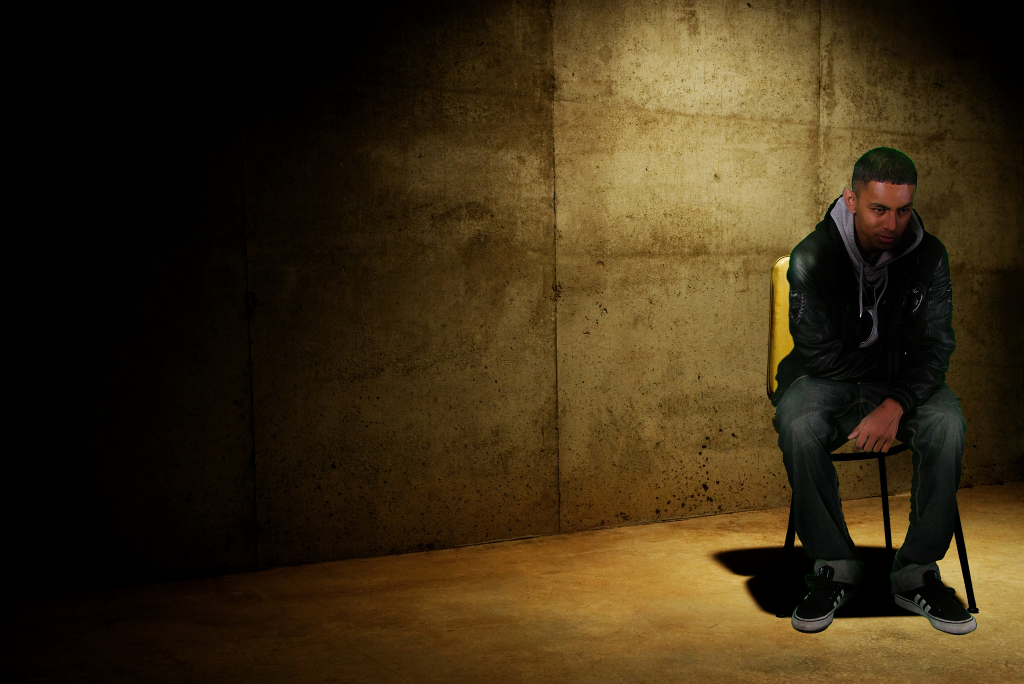
#> input picture forensics/preprocess_data/test/dft_test.jpg, 2048 x 1367 px, found by its file name (shown at 1/2 size)
$ python dft_visualize.py
#> lines starting #> are read from the running program, lines starting #| are printed output that depends on the picture
import cv2
import numpy as np
import matplotlib.pyplot as plt
import sys, os
import os.path as osp

img_path = "test/dft_test.jpg"
img = cv2.imread(osp.join(osp.dirname(__file__), img_path), flags=0)
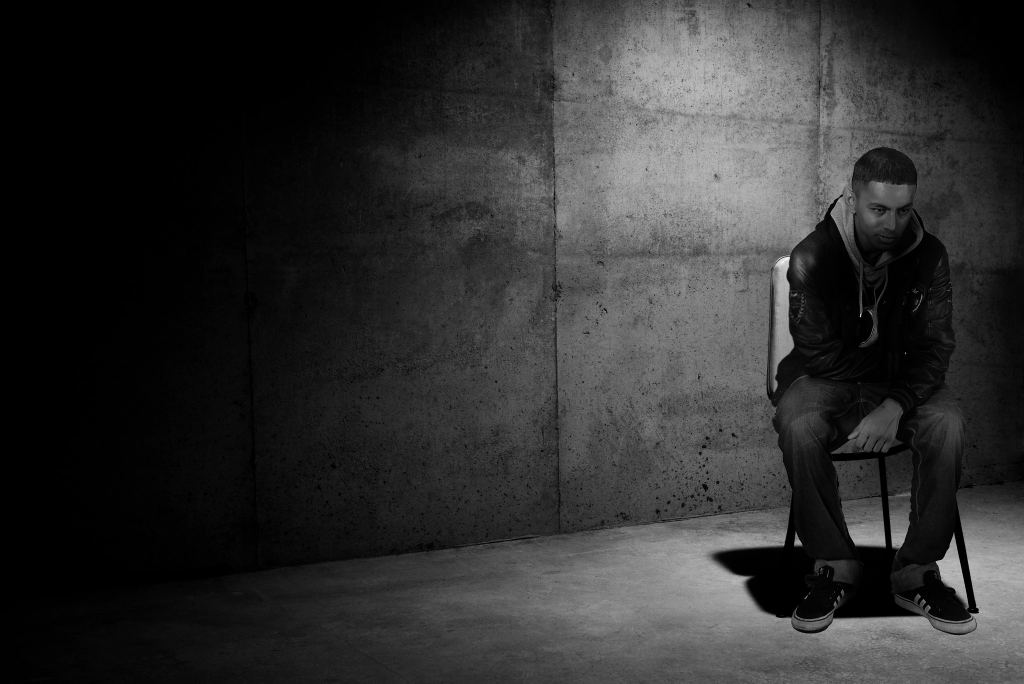
#> img: shape (1367, 2048) (shown at 1/2 size); min 0, max 255, mean 46.5

# DFT image:
# @param: src: cần chuyển image sang float, flags=DFT_COMPLEX_OUTPUT để trả về kết quả là ma trận DFT cả real và imaginary
# @return: [H, W, 2] (2: real và imaginary)
dft = cv2.dft(np.float32(img), flags=cv2.DFT_COMPLEX_OUTPUT)

# Chú ý rằng theo công thức: X_{k, l} = sigma_{n=0}{W-1}sigma_{m=0}{H-1} x_{n, m}. e^[-i*2pi*(k*n/W + l*m/H)]
# Điểm (k, l) trên ảnh spectrum (trên miền tần số) sẽ là:
# tổng hợp các thành phần tần số (k*n/W + l*m/H) với n, m chạy từ 0->W-1, 0->H-1
# nên tại (k, l) càng bé (ví dụ top-left) thì tần số sẽ là 0
# càng ra xa dần thì tần số sẽ càng lớn
# Cho nên: ta mong muốn transform spectrum image này sao cho ở tâm ảnh tần số càng bé (ví dụ 0)
# càng ra xa dần tần số càng lớn
# => np.fft.shift
dft_shift = np.fft.fftshift(dft)

# Cộng với 1 lượng epsilon để có thể tính log:
dft_shift += 1e-5

# dft_shift vẫn đang là complex => Ta tìm biên độ của phổ của ảnh:
magnitude_spectrum_1 = cv2.magnitude(dft_shift[:,:,0], dft_shift[:, :, 1])
magnitude_spectrum_2 = 2000 * np.log(cv2.magnitude(dft_shift[:,:,0], dft_shift[:, :, 1]))
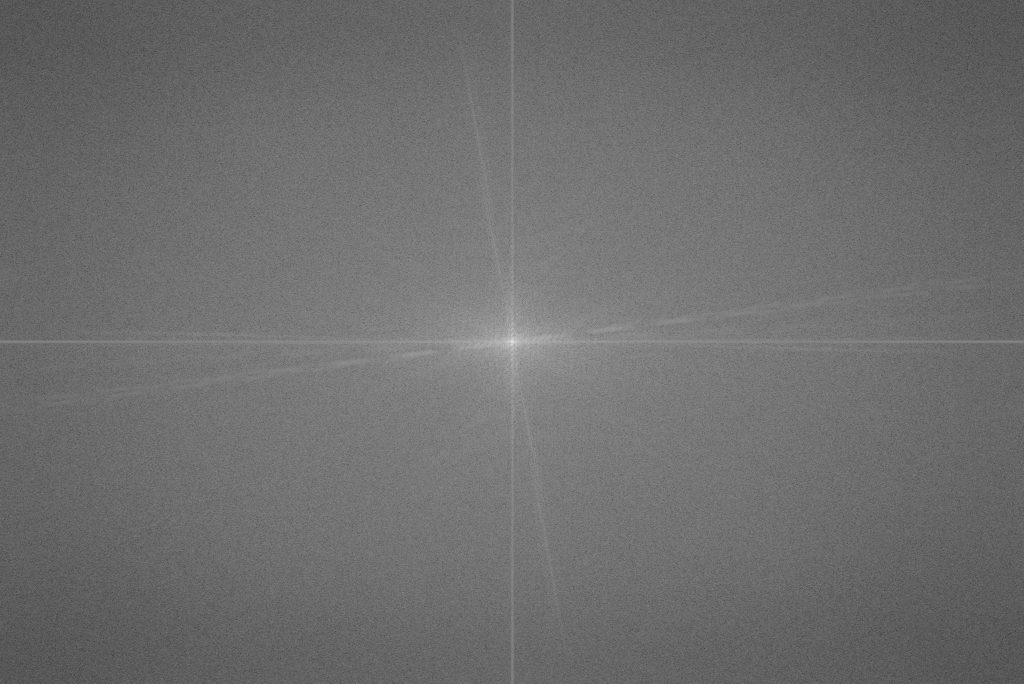
#> magnitude_spectrum_2: shape (1367, 2048) float32 (shown at 1/2 size); min 2004, max 37368, mean 17307.7; drawn with min black and max white

plt.subplot(1, 3, 1)
plt.imshow(img, cmap="gray")
plt.title("Original image")
plt.subplot(1, 3, 2)
plt.imshow(magnitude_spectrum_1, cmap="gray")
plt.title('Spectrum image 1')
plt.subplot(1, 3, 3)
plt.imshow(magnitude_spectrum_2, cmap="gray")
plt.title('Spectrum image 2')
plt.savefig(osp.join(osp.dirname(__file__), "test/DFT_image.png"), dpi=300, bbox_inches="tight")
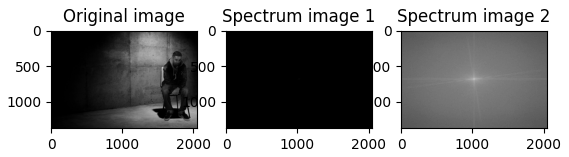
#> figure drawn by matplotlib, 3 panels

"""
    Ảnh sẽ như thế nào nếu lọc đi tần số thấp?
"""
# High-pass filter mask: Lọc freq thấp (ở giữa tâm ảnh spectrum)
H, W = img.shape[:2]
#> H = 1367; W = 2048
crow, ccol = H//2, W//2
#> crow = 683; ccol = 1024

# Create a mask with two channels because DFT result in 2D
mask = np.ones((H, W, 2), dtype=np.uint8)

# Circular radius from center
r = H // 20
#> r = 68
center = [crow, ccol]
#> center = [683, 1024]

# @return x: np.ndarray([[0], [1]...[H-1]], shape=(H, 1))
# @return y: np.ndarray([[0, 1... W-1]], shape=(1, W))
x, y = np.ogrid[:H, :W]
#> x = 1367 values from 0 to 1366

# Tạo mask_area: Lọc các tần số thấp <=> mask = 0
mask_area = (x - center[0])**2 + (y - center[1])**2 <= r*r
mask[mask_area] = 0

f_shift = dft_shift * mask
f_shift += 1e-5

filtered_magnitude_spectrum = 20 * np.log(cv2.magnitude(np.array(f_shift[:, :, 0], dtype=np.float32), \
                                                        np.array(f_shift[:, :, 1], dtype=np.float32)))
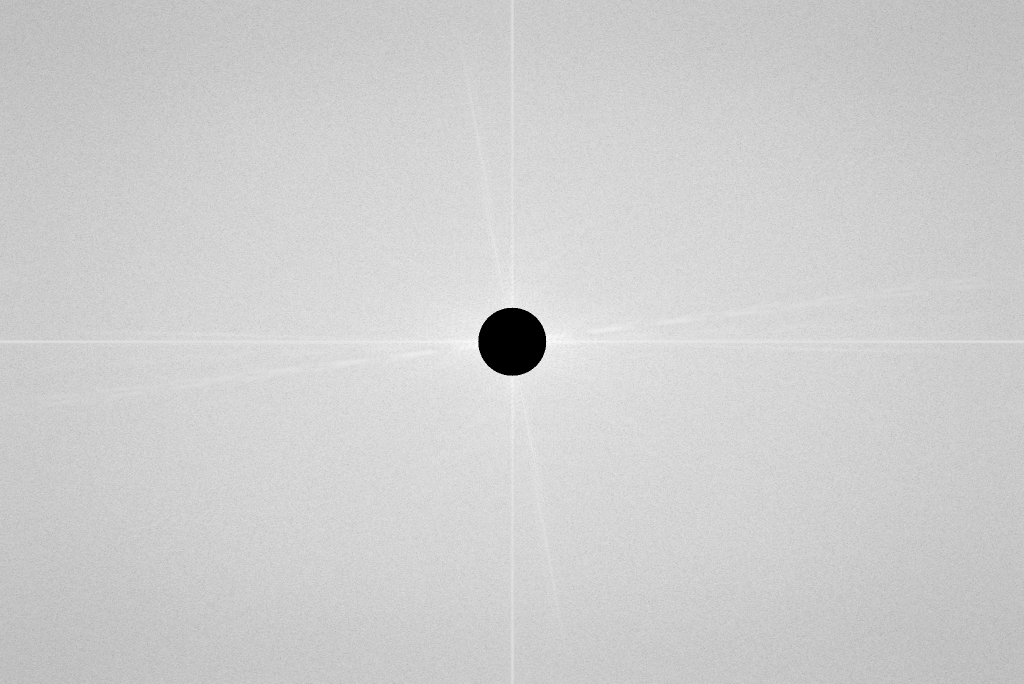
#> filtered_magnitude_spectrum: shape (1367, 2048) float32 (shown at 1/2 size); min -223.3, max 263, mean 170.7; drawn with min black and max white

f_ishift = np.fft.ifftshift(f_shift)
img_back = cv2.idft(f_ishift)
img_back = cv2.magnitude(np.array(img_back[:, :, 0], dtype=np.float32), \
                         np.array(img_back[:, :, 1], dtype=np.float32))
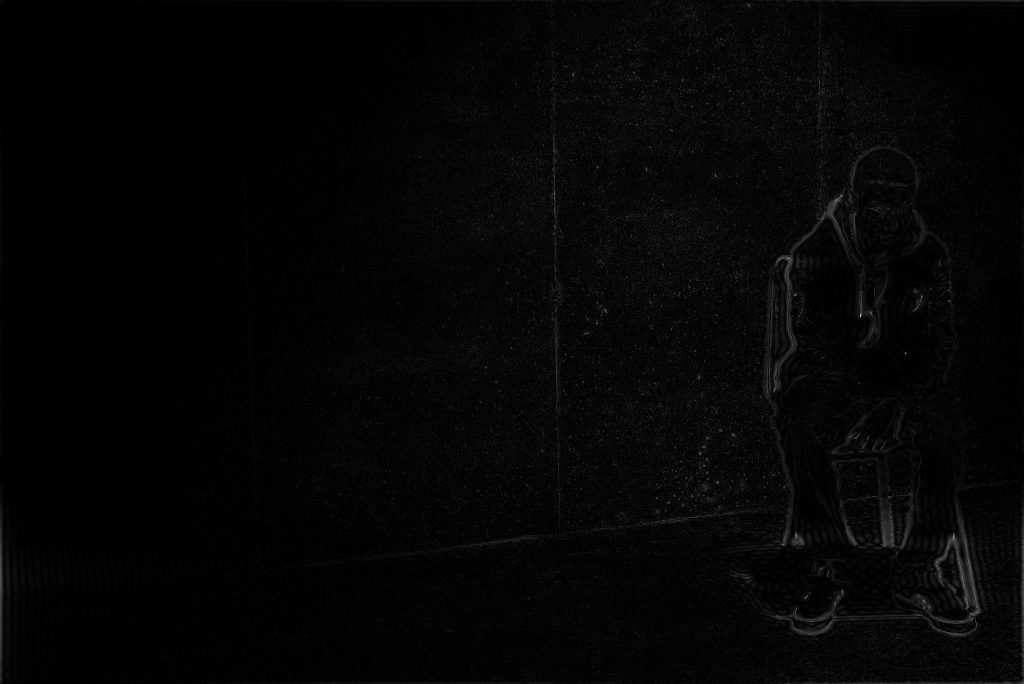
#> img_back: shape (1367, 2048) float32 (shown at 1/2 size); min 3.06, max 669501376, mean 13564761; drawn with min black and max white

# Low-pass filtering
lowpass_mask = np.ones((H, W, 2), dtype=np.uint8)
mask_area = (x - center[0])**2 + (y - center[1])**2 >= r*r
lowpass_mask[mask_area] = 0
f_shift_2 = dft_shift * lowpass_mask
f_shift_2 += 1e-5

low_pass_filtered_magnitude_spectrum = 20 * np.log(cv2.magnitude(np.array(f_shift_2[:, :, 0], dtype=np.float32), \
                                                                   np.array(f_shift_2[:, :, 1], dtype=np.float32)))
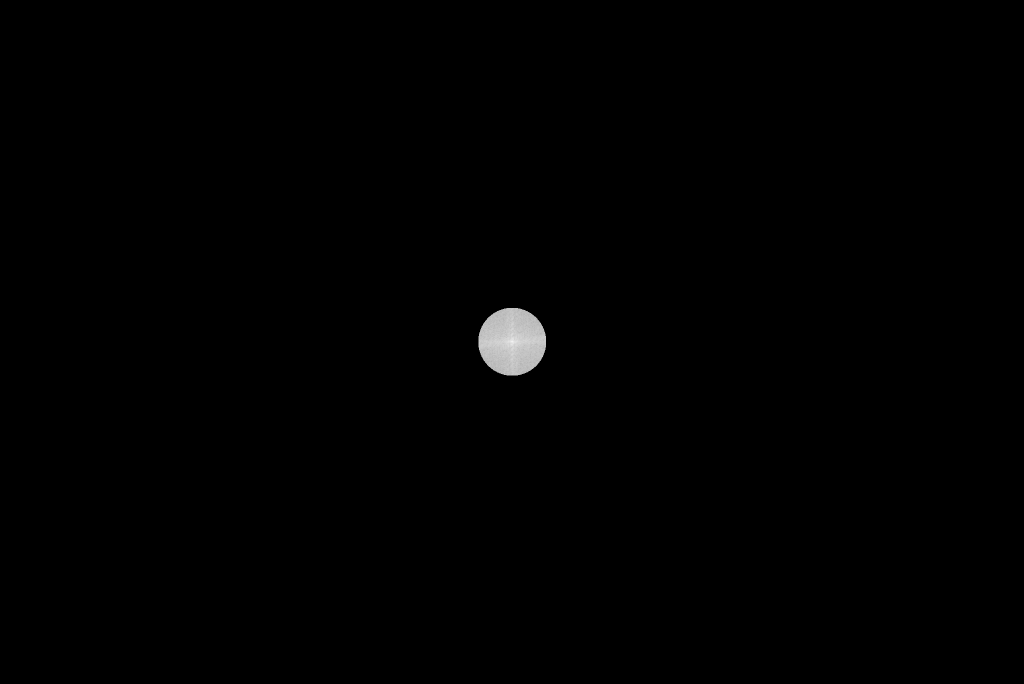
#> low_pass_filtered_magnitude_spectrum: shape (1367, 2048) float32 (shown at 1/2 size); min -223.3, max 373.7, mean -220.9; drawn with min black and max white
f_ishift_2 = np.fft.ifftshift(f_shift_2)
img_back_2 = cv2.idft(f_ishift_2)
img_back_2 = cv2.magnitude(np.array(img_back_2[:, :, 0], dtype=np.float32), \
                         np.array(img_back_2[:, :, 1], dtype=np.float32))

# Plot:
plt.figure(figsize=(20, 20))
plt.subplot(3, 2, 1)
plt.imshow(img, cmap='gray')
plt.title('Original image')
plt.subplot(3, 2, 2)
plt.imshow(magnitude_spectrum_2)
plt.title('Spectrum image (FFT of image)')
plt.subplot(3, 2, 3)
# High-pass filtering: Edge detector
plt.imshow(filtered_magnitude_spectrum)
plt.title('Mask of high filtered spectrum image')
plt.subplot(3, 2, 4)
plt.imshow(img_back, cmap='gray')
plt.title('Image after high-pass filtered')
# Low-pass filtering: Blur image
plt.subplot(3, 2, 5)
plt.imshow(low_pass_filtered_magnitude_spectrum)
plt.title('Mask of low filtered spectrum image')
plt.subplot(3, 2, 6)
plt.imshow(img_back_2, cmap='gray')
plt.title('Image after low-pass filtered')
# plt.savefig(osp.join(osp.dirname(__file__), "test/Image_After_Freq_Filter.png"), dpi=300, bbox_inches="tight")
plt.show()
